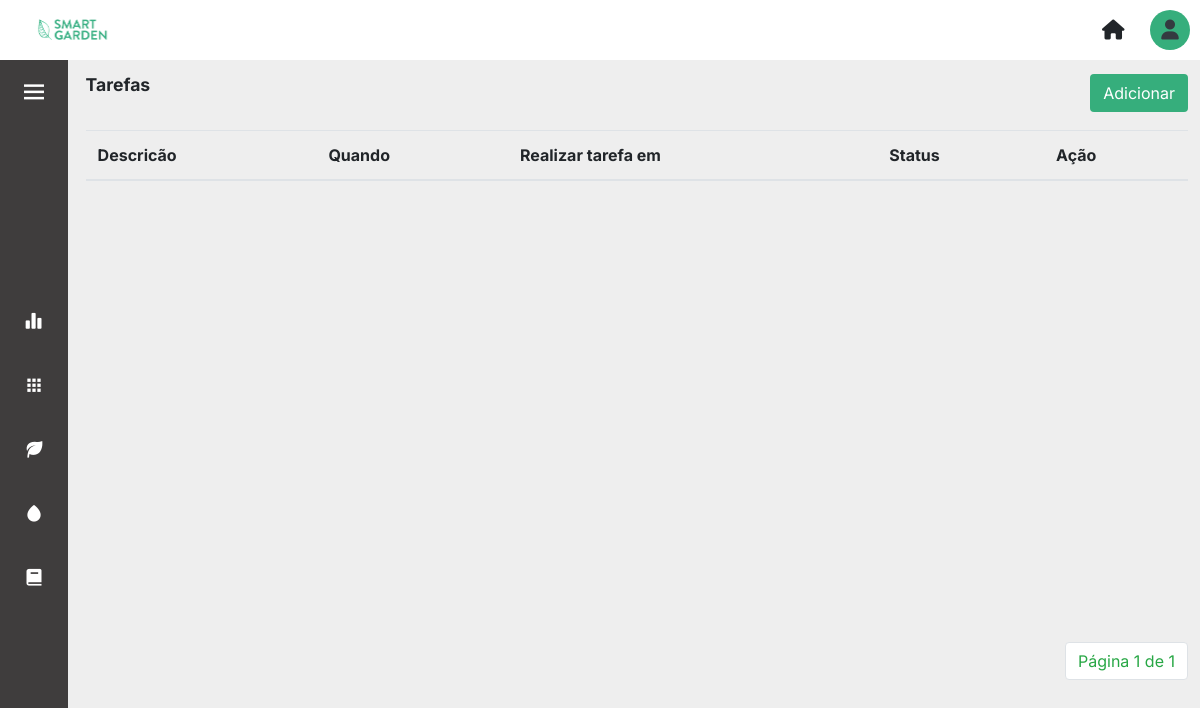
The page /tarefas/ (signed in) on the database as committed earlier.
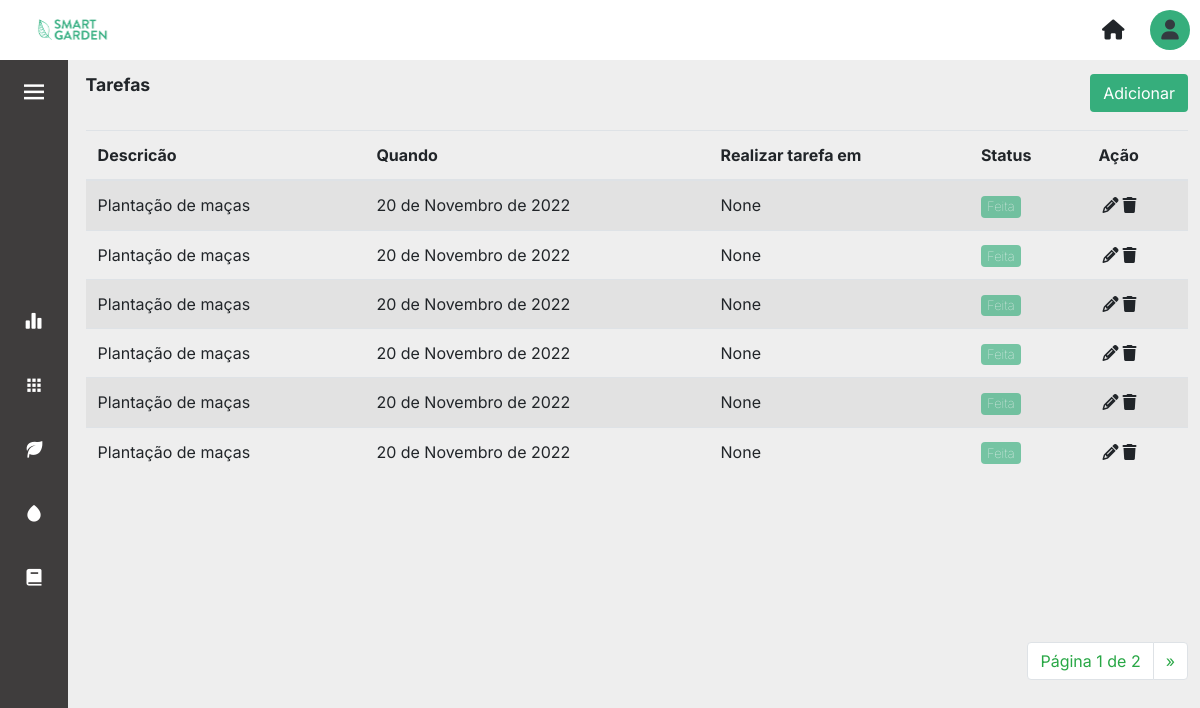
The same page on the database as committed later.
### core/models.py (models this page shows, shortened)
class Tarefa(models.Model):
    descricao = models.CharField(max_length=100)
    data = models.DateField(default=datetime.today)
    tipoTarefa = models.TextField(choices=Tipos_Tarefa.choices, max_length=20, null=True, default=0)
    areacultivo = models.ForeignKey(AreaCultivo, on_delete=models.CASCADE, null=True, blank=True)
    plantacao = models.ForeignKey(Plantacao, on_delete=models.CASCADE, null=True, blank=True)
    concluida = models.BooleanField(blank=False, null=False, default=False)

### core/views.py (the view)
# urls.py: path('tarefas/' ,views.tarefas, name='tarefas'),
def tarefas(request):
    tarefas = Tarefa.objects.all()
    paginator = Paginator(tarefas, 6)
    page = request.GET.get('page')
    tarefas = paginator.get_page(page)
    contexto = {
        'tarefas': tarefas
    }
    return render(request, 'tarefas.html', contexto)

### templates/tarefas.html (shortened to what this page needs)
{% extends 'layout.html' %} {% load static %} {% block content %}
<div>
    <div class="d-flex align-items-center justify-content-between mb-3">
		<p class="title-page">Tarefas</p>
		<a href="{% url 'cadastrar_tarefas' %}"><button type="button" class="btn btn_salvar">Adicionar</button></a>
	</div>
<div class="table-content">
    <table class="table table-striped table-hover mt-3">
        <thead class="border-botton border-secondary">
            <tr class>
                <th scope="col">Descricão</th>
                <th scope="col">Quando</th>
                <th scope="col">Realizar tarefa em</th>
                <th scope="col">Status</th>
                <th scope="col"></i>Ação</th>
            </tr>
        </thead>
        <tbody>
            {% for tarefa in tarefas %}
            <tr>
                <td>{{tarefa.descricao}}</td>
                <td>{{tarefa.data}}</td>
                {% if tarefa.tipoTarefa == 'PLANTACAO'%}
                <td>{{tarefa.plantacao}}</td>
                {% elif tarefa.tipoTarefa == 'AREA'%}
                <td>{{tarefa.areacultivo}}</td>
                {%else%}
                <td> - </td>
                {%endif%}
                <td>{% if tarefa.concluida == 0 %}
                    <a href="{% url 'update_tarefa_concluida' tarefa.id %}"><button class="badge btn btn-sm btn_tables btn_red"> A fazer </button></a>
                    {% else %}
                    <button class="badge btn btn-sm btn_tables btn_green disabled"> Feita</button>
                    {% endif %}
                </td>
                <td><a href="{% url 'update_tarefas' tarefa.id %}" class="m-1"><i class="fa-solid fa-pencil text-black"></i></a><a data-toggle="modal" data-target="#modal_confirm"><i class="fa-sharp fa-solid fa-trash text-black" data-toggle="modal fade" data-target="#exampleModal"></i></a></td>
            </tr>
            {% endfor %}
        </tbody>
    </table>
</div>
    <div class="container_pagination">
		<nav aria-label="Page-navigation">
			<ul class="pagination">
			<li class="page-item"><a class="page-link text-success" href="#">Página {{tarefas.number}} de {{tarefas.paginator.num_pages}}</a></li>
			{% if tarefas.has_next %}
				<li class="page-item">
					<a class="page-link text-success" href="?page={{tarefas.next_page_number}}" aria-label="Next">
					<span aria-hidden="true">&raquo;</span>
					</a>
				</li>
			{% endif %}
			</ul>
		</nav>
	</div>
</div>
{% endblock %}

Rows that differ between the two databases and show on the page:
added Tarefa: descricao "Plantação de maças", data "20 de Novembro de 2022", areacultivo "None", concluida "Feita"
added Tarefa: descricao "Plantação de maças", data "20 de Novembro de 2022", areacultivo "None", concluida "Feita"
added Tarefa: descricao "Plantação de maças", data "20 de Novembro de 2022", areacultivo "None", concluida "Feita"
added Tarefa: descricao "Plantação de maças", data "20 de Novembro de 2022", areacultivo "None", concluida "Feita"
added Tarefa: descricao "Plantação de maças", data "20 de Novembro de 2022", areacultivo "None", concluida "Feita"
added Tarefa: descricao "Plantação de maças", data "20 de Novembro de 2022", areacultivo "None", concluida "Feita"
Other text that changed with them:
{{ tarefas.paginator.num_pages }}: "1" → "2"
